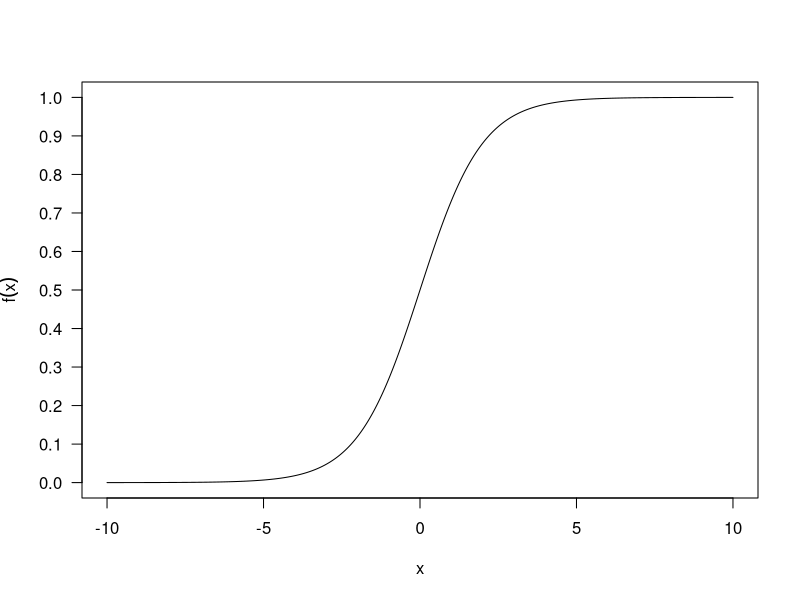

This figure's R source:
## ---- chunk 1
knitr::opts_chunk$set(echo = TRUE)
library(dplyr)
library(ggplot2)
library(knitr)      # for kable()
## ---- chunk 2
set.seed(8008569)

sample_size <- 1000

test_dat <- 
  tibble( age = ceiling( runif(sample_size, 18, 25) ),
              previous_convictions = sample( 0:4, 
                                             size=sample_size, 
                                             replace=TRUE,
                                             prob = c(0.6, 0.2, 0.1, 0.05, 0.05)),
              employed = sample( c(1,0), size=sample_size, replace=TRUE ),
              gender = sample( c(1,0), size=sample_size, replace=TRUE )
            )

coef_effects <- list( base = 0.05, 
                      age = -0.001,
                      previous_convictions = 0.02,
                      employed = -0.15,
                      gender = 0.05
                    ) 

test_dat_add_prob_col <- 
  test_dat %>%
      mutate( crime_prob = 0.25 + 
                           age * coef_effects$age +
                           previous_convictions * coef_effects$previous_convictions +
                           employed * coef_effects$employed +
                           gender * coef_effects$gender
            ) %>% 
      mutate( runif01 = runif( n(), 0, 1) ) %>% 
      mutate( committed_crime = ifelse(crime_prob > runif01, 1, 0) )

## ---- chunk 3
test_dat_add_prob_col %>%
  select( age, previous_convictions, employed, gender, committed_crime ) %>% 
  head(20)
## ---- chunk 4
# make a summary of each group, with observed and theoretical proportions: 
test_dat_add_prob_col %>% 
     group_by( age, previous_convictions, employed, gender ) %>% 
     summarise( Y_i = sum(committed_crime == 1),
                n_i = n(),
                did_not_commit = sum(committed_crime == 0)
     ) %>% 
     ungroup() %>% 
     mutate( proportion_crime_commit = Y_i / n_i ) %>% 
  arrange( desc(proportion_crime_commit) ) %>%
  
  # add the theoretical probabilities back on for comparison:
  left_join( test_dat_add_prob_col %>%
               distinct( age, previous_convictions, employed, gender, crime_prob )
           ) %>% 
  kable()

## ---- chunk 5
x <- seq(-10,10,0.001)
plot( x = x,
      y = 1 / (1+exp(-x)),
      type = "l",
      xlab = expression(x),
      ylab = expression(f(x)),
      yaxt = "n"
      )

axis( side = 2, at = seq(0,1,0.1), las=2)
## ---- chunk 6

feature_groups <- 
  test_dat_add_prob_col %>% 
     group_by( age, previous_convictions, employed, gender ) %>% 
     summarise( n_crime_committed = sum(committed_crime == 1),
                n_no_crime = sum(committed_crime == 0),
                groupsize=n()
     ) %>% 
     ungroup() %>% 
     mutate( proportion_crime_commit = n_crime_committed / (n_crime_committed + n_no_crime)) %>% 
     arrange( desc(proportion_crime_commit) )

y_i <- feature_groups$n_crime_committed        # observed numbers of crime committed per group
n_i <- feature_groups$groupsize                # observed group sizes

sigmoid <- function(x) { 1 / (1+exp(-x) ) }

log_likelihood_ftn <- 
  function( coefs ){
  
  -sum(                       # we return the negative sum so that we can minimise this function
      y_i * log( 
                  # vector of pi_i:
                    sigmoid( 
                             coefs[1] + 
                             coefs[2]*feature_groups$age +   
                             coefs[3]*feature_groups$previous_convictions + 
                             coefs[4]*feature_groups$employed +
                             coefs[5]*feature_groups$gender  
                    ) /
                    
                    # vector of (1 - pi_i)                 
                    ( 1 - sigmoid( 
                             coefs[1] + 
                             coefs[2]*feature_groups$age +   
                             coefs[3]*feature_groups$previous_convictions + 
                             coefs[4]*feature_groups$employed +
                             coefs[5]*feature_groups$gender  
                                  )
                    )
      ) +
      
      n_i * log( 1 - sigmoid( 
                             coefs[1] + 
                             coefs[2]*feature_groups$age +   
                             coefs[3]*feature_groups$previous_convictions + 
                             coefs[4]*feature_groups$employed +
                             coefs[5]*feature_groups$gender  
                            )
                    )
  )
}

# log_likelihood_ftn( coefs = c( intercept = 0, 
#                                   age = 0, 
#                                   previous_convictions = 0,
#                                   employed = 0.04,
#                                   gender = -0.01
#                                 )
#                   )


## ---- chunk 7
optim( par = c( intercept = 0, 
                age = 0, 
                previous_convictions = 0,
                employed = 0,
                gender = 0
              ),
       fn = log_likelihood_ftn,
       control = list(maxit=1e4L)
    )$par
## ---- chunk 8

glm_fit <- glm( committed_crime ~ age + previous_convictions + employed + gender,
                  family = binomial(link="logit"),
                  data = test_dat_add_prob_col )
glm_coefs <- glm_fit$coefficients
glm_coefs
## ---- chunk 9
exp(glm_coefs)
## ---- chunk 10

person1 <- 
        tibble( age=21,
                    previous_convictions=2,
                    employed=0,
                    gender=0
                   )
person2 <- 
        tibble( age=21,
                    previous_convictions=3,
                    employed=0,
                    gender=0
                   )

pi_person1 <- predict( glm_fit, newdata=person1, type = "response" )
pi_person2 <- predict( glm_fit, newdata=person2, type = "response" )

pi_person1
pi_person2

pi_person1 / (1-pi_person1)
pi_person2 / (1-pi_person2)

( pi_person2 / (1-pi_person2) )/
( pi_person1 / (1-pi_person1) )  
